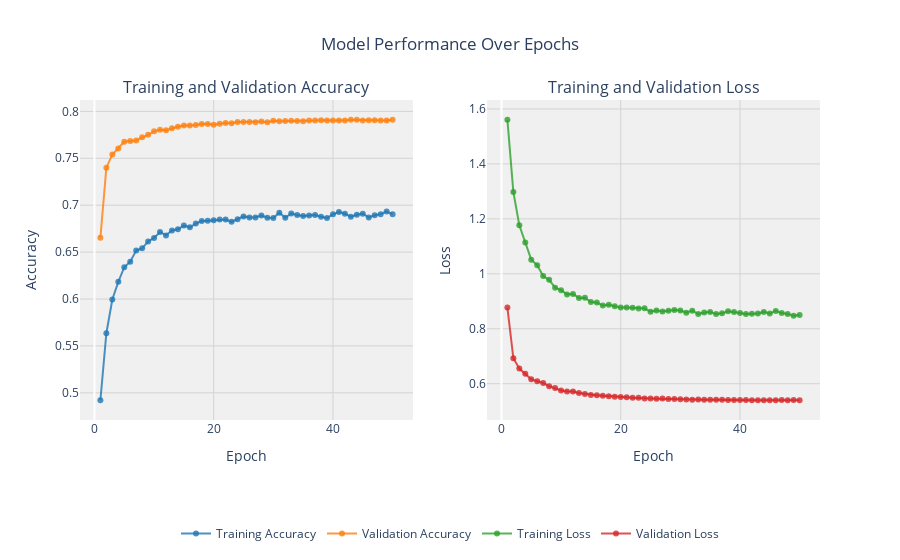

Notebook cell for this chart:
### Code cell
def create_trace(x, y, name, color):
    trace = go.Scatter(
        x=x,
        y=y,
        name=name,
        line=dict(color=color, width=2),
        mode="lines+markers",
        marker=dict(size=6),
        hovertemplate=f'{name}: %{y}<extra></extra>',  # Removed specific formatting
    )
    return trace

def plot_accuracy_and_loss(history_sgd):
    hist = history_sgd.history
    acc = hist['accuracy']
    val_acc = hist['val_accuracy']
    loss = hist['loss']
    val_loss = hist['val_loss']
    epochs = list(range(1, len(acc) + 1))

    # Create traces
    trace_ta = create_trace(epochs, acc, "Training Accuracy", "rgba(31, 119, 180, 0.8)")
    trace_va = create_trace(epochs, val_acc, "Validation Accuracy", "rgba(255, 127, 14, 0.8)")
    trace_tl = create_trace(epochs, loss, "Training Loss", "rgba(44, 160, 44, 0.8)")
    trace_vl = create_trace(epochs, val_loss, "Validation Loss", "rgba(214, 39, 40, 0.8)")

    # Subplots
    fig = make_subplots(rows=1, cols=2, subplot_titles=('Training and Validation Accuracy', 'Training and Validation Loss'))

    # Add traces to subplots
    fig.add_trace(trace_ta, row=1, col=1)
    fig.add_trace(trace_va, row=1, col=1)
    fig.add_trace(trace_tl, row=1, col=2)
    fig.add_trace(trace_vl, row=1, col=2)

    # Update layout for aesthetics
    fig.update_layout(
        title='Model Performance Over Epochs',
        title_x=0.5,
        xaxis_title='Epoch',
        xaxis2_title='Epoch',
        yaxis_title='Accuracy',
        yaxis2_title='Loss',
        legend=dict(orientation="h", yanchor="bottom", y=-0.4, xanchor="center", x=0.5),
        plot_bgcolor='rgba(240, 240, 240, 0.95)',
        font=dict(size=12)
    )

    # Update axes for consistency
    fig.update_xaxes(showgrid=True, gridwidth=1, gridcolor='lightgray')
    fig.update_yaxes(showgrid=True, gridwidth=1, gridcolor='lightgray')

    # Display the plot
    iplot(fig)

# Example usage
plot_accuracy_and_loss(history_sgd)
